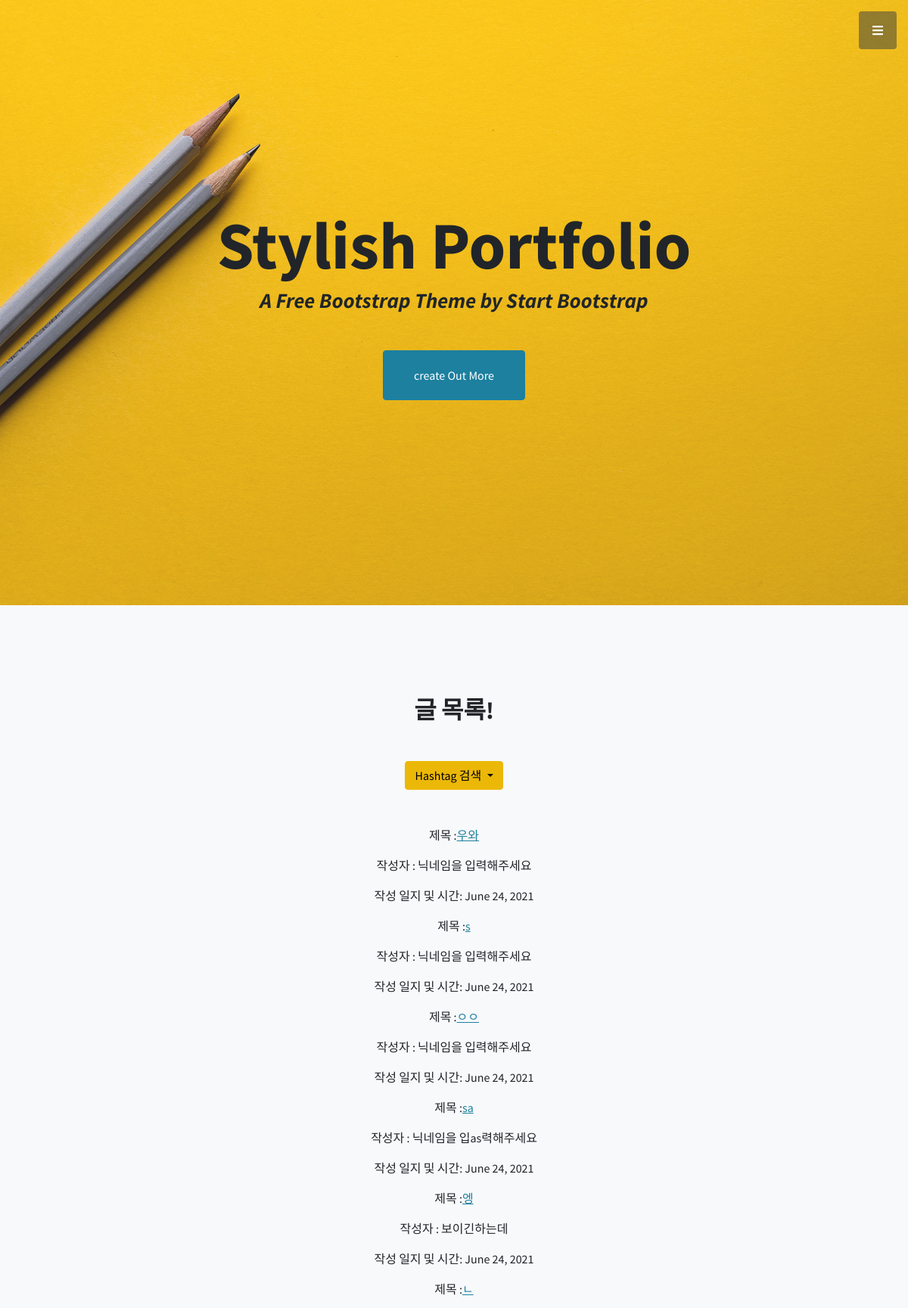
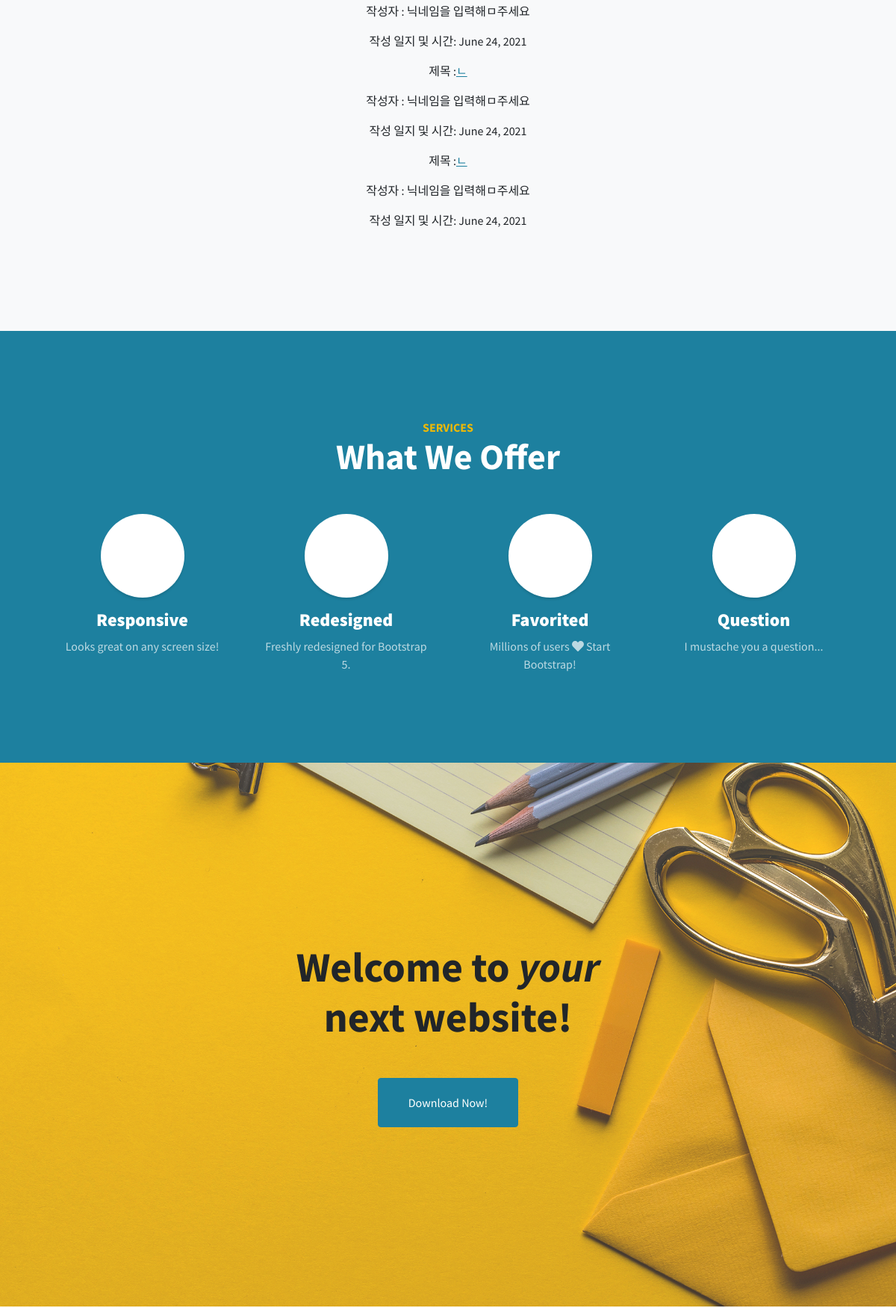
// (upper part), run on the app's committed database (2 pictures, top to bottom).
### blog/models.py (models this page shows, shortened)
class Blog(models.Model): #클래스 Blog 선언
    title = models.CharField(max_length=200) #제목은 최대길이 200으로 charfield로 받는다.
    pub_date = models.DateField('date published') #날짜와 시간은 model의 datefield로 작성된다.
    writer = models.CharField(max_length=15, default='닉네임을 입력해주세요') #글쓴이는 model의 charfield로 받되, 최대길이는 15이고 이름을 입력하기 이전에 '닉네임을 입력해주세요'를 먼저 띄운다.
    content = models.TextField() # 내용을 model의 textfield를 이용하여 받는다. 글자제한 x
    hashtags = models.ManyToManyField('Hashtag',blank=True)

### blog/views.py (called while the page is built)
def main(request): #메인함수 선언
    posts = Blog.objects #posts에 Blog의 모든 객체를 저장
    hashtags = Hashtag.objects
    return render(request, 'blog/main.html', {'posts':posts, 'hashtags':hashtags}) #요청되었을때 posts를 모두 띄운다.

### blog/templates/blog/main.html (shortened to what this page needs)
{% extends 'blog/base.html' %}
{% block content%}
<section class="content-section bg-light" id="about">
    <div class="container px-4 px-lg-5 text-center">
        <div class="row gx-4 gx-lg-5 justify-content-center">
            <div class="col-lg-10">
                <h2>글 목록!</h2>
                <p class="lead mb-5">
                  <div class="dropdown">
                    <button class="btn btn-secondary dropdown-toggle" type="button" id="dropdownMenuButton1" data-bs-toggle="dropdown" aria-expanded="false">
                      Hashtag 검색
                    </button>
                  </div>
                      <br><br>
                    {% for posts in posts.all %}
                    <p>제목 :<a href="{% url 'detail' posts.id %}">{{posts.title}}</a></p>
                    <p>작성자 : {{posts.writer}}</p>
                    <p>작성 일지 및 시간: {{posts.pub_date}}</p>
                    {% endfor %}
                </p>
            </div>
        </div>
    </div>
</section>
{% endblock %}

### data on the page
Blog: title "우와", writer "닉네임을 입력해주세요", pub_date "June 24, 2021"
Blog: title "s", writer "닉네임을 입력해주세요", pub_date "June 24, 2021"
Blog: title "ㅇㅇ", writer "닉네임을 입력해주세요", pub_date "June 24, 2021"
Blog: title "sa", writer "닉네임을 입as력해주세요", pub_date "June 24, 2021"
Blog: title "엥", writer "보이긴하는데", pub_date "June 24, 2021"
Blog: title "ㄴ", writer "닉네임을 입력해ㅁ주세요", pub_date "June 24, 2021"
Blog: title "ㄴ", writer "닉네임을 입력해ㅁ주세요", pub_date "June 24, 2021"
Blog: title "ㄴ", writer "닉네임을 입력해ㅁ주세요", pub_date "June 24, 2021"
